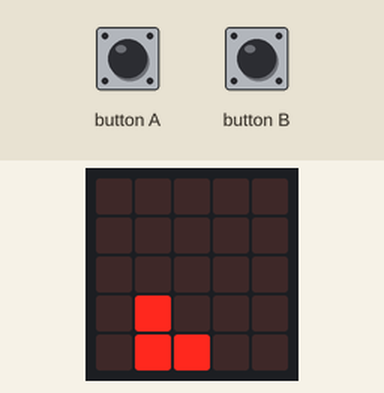
The program below on a simulated BBC micro:bit (MakeCode). Shown: the board's 5×5 LED display. Inputs (shaded band) come from the test bench. Random numbers come from a fixed seed; the run ends where the board's game-over animation would start. At 5.4 s the program stops and its outputs stay as they are.

Above: at 1.3 s.
1.4 s: button A pressed for 0.15 s
At 2.1 s:
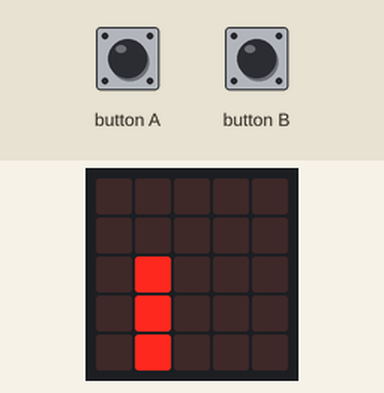
At 5.6 s:
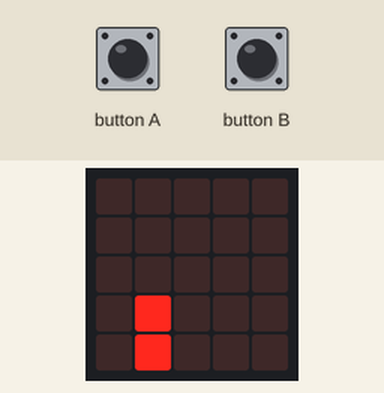
Timing chart, 0 to 6.9 s (numbered marks = the images above; inputs shaded):
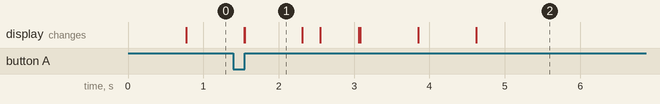

The program:

main.ts
```typescript
input.onButtonPressed(Button.A, function () {
    jugadorArrriba.change(LedSpriteProperty.Y, -1)
    juegoAbajo.change(LedSpriteProperty.Y, -1)
    basic.pause(1000)
    jugadorArrriba.change(LedSpriteProperty.Y, 1)
    juegoAbajo.change(LedSpriteProperty.Y, 1)
})
input.onButtonPressed(Button.B, function () {
    jugadorArrriba.change(LedSpriteProperty.X, -1)
    juegoAbajo.change(LedSpriteProperty.Y, 1)
    basic.pause(1000)
    jugadorArrriba.change(LedSpriteProperty.X, 1)
    jugadorArrriba.change(LedSpriteProperty.Y, -1)
})
let juegoAbajo: game.LedSprite = null
let jugadorArrriba: game.LedSprite = null
jugadorArrriba = game.createSprite(1, 3)
juegoAbajo = game.createSprite(1, 4)
let Obstaculo = game.createSprite(4, 4)
basic.forever(function () {
    Obstaculo.change(LedSpriteProperty.X, -1)
    basic.pause(750)
    if (Obstaculo.get(LedSpriteProperty.X) == 0) {
        Obstaculo.set(LedSpriteProperty.X, 4)
        Obstaculo.set(LedSpriteProperty.Y, randint(3, 4))
    }
    if (Obstaculo.isTouching(juegoAbajo)) {
        game.gameOver()
    }
    if (Obstaculo.isTouching(jugadorArrriba)) {
        game.gameOver()
    }
})
```

test.ts
```typescript
// aquí va el archivo "tests"; esto no se compilará cuando este paquete se utilice como una extensión.
```

Measured:
- what the display in image 1 shows lasts 0.7 s, from 1.6 s to 2.3 s
